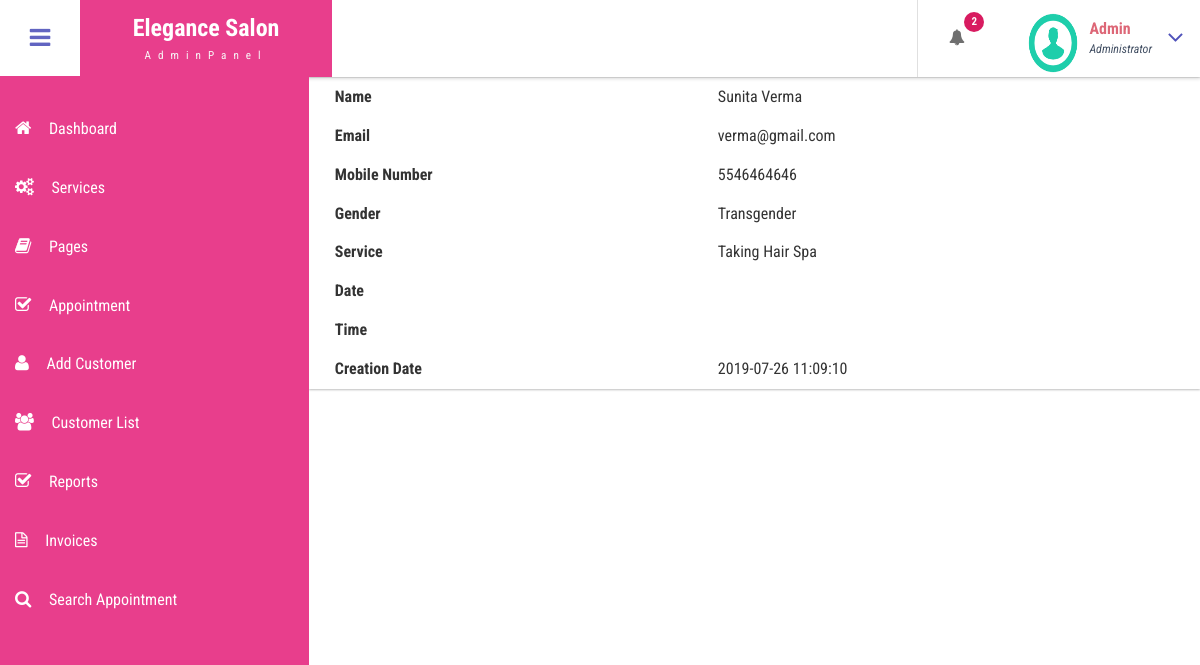
/admin/view-customer-details.php?viewid=1 (signed in), run on the app's committed database.
### tables this page shows
CREATE TABLE `tblcustomers` (
  `ID` int(10) NOT NULL,
  `Name` varchar(120) DEFAULT NULL,
  `Email` varchar(200) DEFAULT NULL,
  `MobileNumber` bigint(11) DEFAULT NULL,
  `Gender` enum('Female','Male','Transgender') DEFAULT NULL,
  `Details` mediumtext DEFAULT NULL,
  `CreationDate` timestamp NULL DEFAULT current_timestamp(),
  `UpdationDate` timestamp NULL DEFAULT NULL ON UPDATE current_timestamp()
);

### admin/view-customer-details.php (the view, shortened to what this page needs)
<?php
include('includes/dbconnection.php');
if (strlen($_SESSION['bpmsaid'] == 0)) {
	header('location:logout.php');
} else {
  if (isset($_GET['viewid'])) {
    $viewid = $_GET['viewid'];
    $query = mysqli_query($con, "SELECT * FROM tblcustomers WHERE ID='$viewid'");
    if (mysqli_num_rows($query) > 0) {
      $row = mysqli_fetch_array($query);
      $namett = $row['Name'];
      $email = $row['Email'];
      $mobileNumber = $row['MobileNumber'];
      $gender = $row['Gender'];
      $details = $row['Details'];
      $creationDate = $row['CreationDate'];
    } else {
      header('location:manage-customers.php');
      exit();
    }
  } else {
    header('location:manage-customers.php');
    exit();
  }
}
?>
<!DOCTYPE HTML>
<html>
<head>
  <link href="css/bootstrap.css" rel='stylesheet' type='text/css' />
  <link href="css/style.css" rel='stylesheet' type='text/css' />
  <link href="css/font-awesome.css" rel="stylesheet">
</head>
<body class="cbp-spmenu-push">
  <div class="main-content">
    <?php include_once('includes/sidebar.php'); ?>
    <?php include_once('includes/header.php'); ?>
    <div id="page-wrapper">
      <div class="main-page">
        <div class="widget-shadow">
          <div class="form-group">
            <table class="table">
              <tr>
                <th>Name</th>
                <td>
                  <?php echo $namett; ?>
                </td>
              </tr>
              <tr>
                <th>Email</th>
                <td>
                  <?php echo $email; ?>
                </td>
              </tr>
              <tr>
                <th>Mobile Number</th>
                <td>
                  <?php echo $mobileNumber; ?>
                </td>
              </tr>
              <tr>
                <th>Gender</th>
                <td>
                  <?php echo $gender; ?>
                </td>
              </tr>
              <tr>
                <th>Service</th>
                <td>
                  <?php echo $details; ?>
                </td>
              </tr>
              <tr>
                <th>Date</th>
                <td>
                </td>
              </tr>              <tr>
                <th>Time</th>
                <td>
                </td>
              </tr>
              <tr>
                <th>Creation Date</th>
                <td>
                  <?php echo $creationDate; ?>
                </td>
              </tr>
            </table>
          </div>
        </div>
      </div>
    </div>
  </div>
</body>
</html>

### admin/includes/header.php (shortened to what this page needs)
<div class="sticky-header header-section ">
      <div class="header-left">
        <button id="showLeftPush"><i class="fa fa-bars"></i></button>
        <div class="logo">
          <a href="index.html">
            <h1>Elegance Salon</h1>
            <span>AdminPanel</span>
          </a>
        </div>
      </div>
      <div class="header-right">
        <div class="profile_details_left">
          <ul class="nofitications-dropdown">
            <?php
$ret1=mysqli_query($con,"select ID,Name from  tblappointment where Status=''");
$num=mysqli_num_rows($ret1);
?>
            <li class="dropdown head-dpdn">
              <a href="#" class="dropdown-toggle" data-toggle="dropdown" aria-expanded="false"><i class="fa fa-bell"></i><span class="badge blue"><?php echo $num;?></span></a>
            </li>
          </ul>
          <div class="clearfix"> </div>
        </div>
        <div class="profile_details">
        <?php
$adid=$_SESSION['bpmsaid'];
$ret=mysqli_query($con,"select AdminName from tbladmin where ID='$adid'");
$row=mysqli_fetch_array($ret);
$name=$row['AdminName'];
?>
          <ul>
            <li class="dropdown profile_details_drop">
              <a href="#" class="dropdown-toggle" data-toggle="dropdown" aria-expanded="false">
                <div class="profile_img">
                  <span class="prfil-img"><img src="images/download (1).png" alt="" width="50" height="60"> </span>
                  <div class="user-name">
                    <p><?php echo $name; ?></p>
                    <span>Administrator</span>
                  </div>
                  <i class="fa fa-angle-down lnr"></i>
                  <div class="clearfix"></div>
                </div>
              </a>
            </li>
          </ul>
        </div>
      </div>
      <div class="clearfix"> </div>
    </div>

### admin/css/style.css (style rules this page uses)
h4, h5, h6, h1, h2, h3 { margin: 0; }
ul, ol { margin: 0; }
p { margin: 0; }
html, body { font-family: 'Roboto Condensed', sans-serif; font-size: 100%; overflow-x: hidden; background: #fff; }
body a { transition: 0.5s all ease; -webkit-transition: 0.5s all ease; -moz-transition: 0.5s all ease; -o-transition: 0.5s all ease; -ms-transition: 0.5s all ease; text-decoration:none; }
h1,h2,h3,h4,h5,h6 { margin:0; }
p { margin:0; }
ul,label { margin:0; padding:0; }
.main-content { position: relative; }
.sticky-header { position: fixed; top: 0; left:0px; width: 100%; z-index: 100; }
.header-section { background:#FFF; box-shadow: 1px 1px 4px rgba(0, 0, 0, 0.21); -webkit-box-shadow: 1px 1px 4px rgba(0, 0, 0, 0.21); -moz-box-shadow: 1px 1px 4px rgba(0, 0, 0, 0.21); -o-box-shadow: 1px 1px 4px rgba(0, 0, 0, 0.21); }
.header-section::after { clear: both; display: block; content: ''; }
.header-left { float: left; width: 45%; }
.header-right { float: right; }
button#showLeftPush { font-size: 1.5em; width: 80px; padding: 0.87em 0; text-align: center; cursor: pointer; float: left; color: #6F6F6F; -moz-transition: all 0.2s ease-out 0s; -webkit-transition: all 0.2s ease-out 0s; transition: all 0.2s ease-out 0s; border: none; background-color: #fff; outline:none; }
.cbp-spmenu-push { overflow-x: hidden; position: relative; }
.cbp-spmenu, .cbp-spmenu-push { -webkit-transition: all 0.3s ease; -moz-transition: all 0.3s ease; transition: all 0.3s ease; }
.cbp-spmenu-push div#page-wrapper { margin: 0 0 0 19.3em; transition:.5s all; -webkit-transition:.5s all; -moz-transition:.5s all; }
.fa { display: inline-block; font-family: FontAwesome; font-style: normal; font-weight: normal; line-height: 1; -webkit-font-smoothing: antialiased; -moz-osx-font-smoothing: grayscale; }
.logo { background: #e83e8c; text-align: center; float: left; }
.logo a { padding: 0.9em 3.3em .7em; display: block; text-decoration: none; }
.logo a h1 { color: #fff; font-size: 1.5em; line-height: 1.2em; font-weight: 700; }
.logo a span { color: #F8F8F8; font-size: .7em; text-align: center; letter-spacing: 7px; }
.profile_details_left { float: left; }
li.dropdown.head-dpdn { display: inline-block; padding: 1.7em 0; border-left: 1px solid #E0E0E0; float: left; }
li.dropdown.head-dpdn a.dropdown-toggle { padding: 1.7em 2em; }
i.fa.fa-bell { color:#6F6F6F; }
.header-right span.badge { font-size: 11px; font-weight: bold; color: #FFF; background: #8BC34A; line-height: 15px; width: 20px; height: 20px; border-radius: 2em; -webkit-border-radius: 2em; -moz-border-radius: 2em; -o-border-radius: 2em; text-align: center; display: inline-block; position: absolute; top: 16%; padding: 2px 0 0; }
.header-right span.blue { background-color:#D81B60; }
.profile_details { float: right; }
.profile_details_drop a.dropdown-toggle { display:block; padding: 0.8em 3em 0 2em; }
.profile_img span.prfil-img { float:left; }
.user-name { float:left; margin-top:8px; margin-left:11px; height:35px; }
.profile_details ul li { list-style-type:none; position:relative; }
.profile_details li a i.fa.lnr { position: absolute; top: 34%; right: 8%; color: #4F52BA; font-size: 1.6em; }
.user-name p { font-size:1em; color:#DD6777; line-height:1em; font-weight:700; }
.user-name span { font-size: .75em; font-style: italic; color: #424f63; font-weight: normal; margin-top: .3em; }
.widget-shadow { background-color: #fff; box-shadow: 0 -1px 3px rgba(0,0,0,.12),0 1px 2px rgba(0,0,0,.24); -webkit-box-shadow: 0 -1px 3px rgba(0,0,0,.12),0 1px 2px rgba(0,0,0,.24); -moz-box-shadow: 0 -1px 3px rgba(0,0,0,.12),0 1px 2px rgba(0,0,0,.24); }
.table > thead > tr > th, .table > tbody > tr > th, .table > tfoot > tr > th, .table > thead > tr > td, .table > tbody > tr > td, .table > tfoot > tr > td { border-top: none; }

### admin/view-customer-details.php (style rules this page uses)
.form-group { margin-left: 18px; margin-top: 78px; }

### data on the page
tblcustomers: Name "Sunita Verma", Email "verma@gmail.com", MobileNumber "5546464646", Gender "Transgender", Details "Taking Hair Spa", CreationDate "2019-07-26 11:09:10"

### other printed values
$num "2"
$name "Admin"
